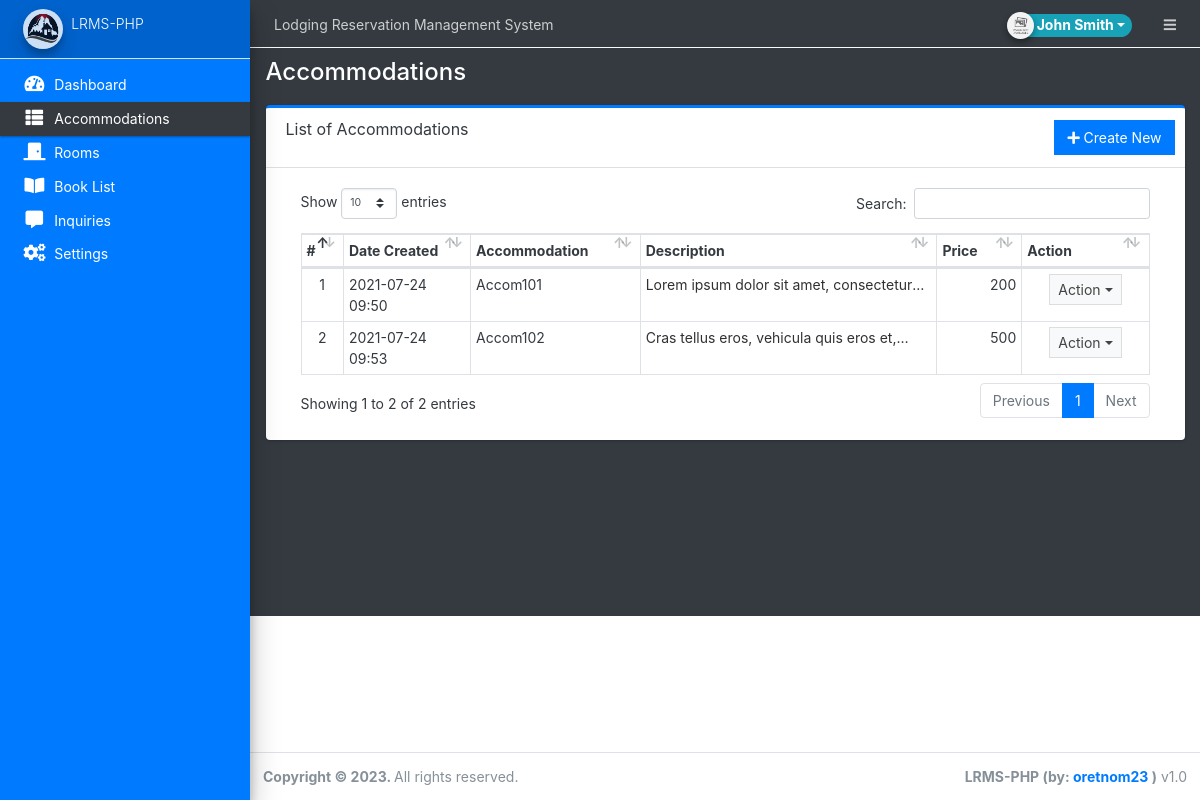
/admin/?page=accommodations (signed in), run on the app's committed database.
### tables this page shows
CREATE TABLE `accommodations` (
  `id` int(30) NOT NULL,
  `accommodation` text NOT NULL,
  `description` text NOT NULL,
  `price` float NOT NULL,
  `date_created` datetime NOT NULL DEFAULT current_timestamp(),
  `date_updated` datetime DEFAULT NULL ON UPDATE current_timestamp()
);

### admin/accommodations/index.php (the view, shortened to what this page needs)
<div class="card card-outline card-primary">
	<div class="card-header">
		<h3 class="card-title">List of Accommodations</h3>
		<div class="card-tools">
			<a href="?page=accommodations/manage" class="btn btn-flat btn-primary"><span class="fas fa-plus"></span>  Create New</a>
		</div>
	</div>
	<div class="card-body">
		<div class="container-fluid">
        <div class="container-fluid">
			<table class="table table-bordered table-stripped">
				<colgroup>
					<col width="5%">
					<col width="15%">
					<col width="20%">
					<col width="35%">
					<col width="10%">
					<col width="15%">
				</colgroup>
				<thead>
					<tr>
						<th>#</th>
						<th>Date Created</th>
						<th>Accommodation</th>
						<th>Description</th>
						<th>Price</th>
						<th>Action</th>
					</tr>
				</thead>
				<tbody>
					<?php
					$i = 1;
						$qry = $conn->query("SELECT * from `accommodations` order by date(date_created) desc ");
						while($row = $qry->fetch_assoc()):
                            $row['description'] = strip_tags(stripslashes(html_entity_decode($row['description'])));
					?>
						<tr>
							<td class="text-center"><?php echo $i++; ?></td>
							<td><?php echo date("Y-m-d H:i",strtotime($row['date_created'])) ?></td>
							<td><?php echo $row['accommodation'] ?></td>
							<td ><p class="truncate-1 m-0"><?php echo $row['description'] ?></p></td>
							<td class="text-right"><?php echo number_format($row['price']) ?></td>
							<td align="center">
								 <button type="button" class="btn btn-flat btn-default btn-sm dropdown-toggle dropdown-icon" data-toggle="dropdown">
				                  		Action
				                  </button>
							</td>
						</tr>
					<?php endwhile; ?>
				</tbody>
			</table>
		</div>
		</div>
	</div>
</div>

### data on the page
accommodations: date_created "2021-07-24 09:50", accommodation "Accom101", description "Lorem ipsum dolor sit amet,…", price "200"
accommodations: date_created "2021-07-24 09:53", accommodation "Accom102", description "Cras tellus eros, vehicula quis eros…", price "500"

### other printed values
$_settings->info('name') "Lodging Reservation Management System"
$_settings->userdata('firstname').' '.$_settings->userdata('lastname') "John Smith"
$_settings->info('short_name') "LRMS-PHP"
str_replace(array("/","_"), " ",$page) "Accommodations"
